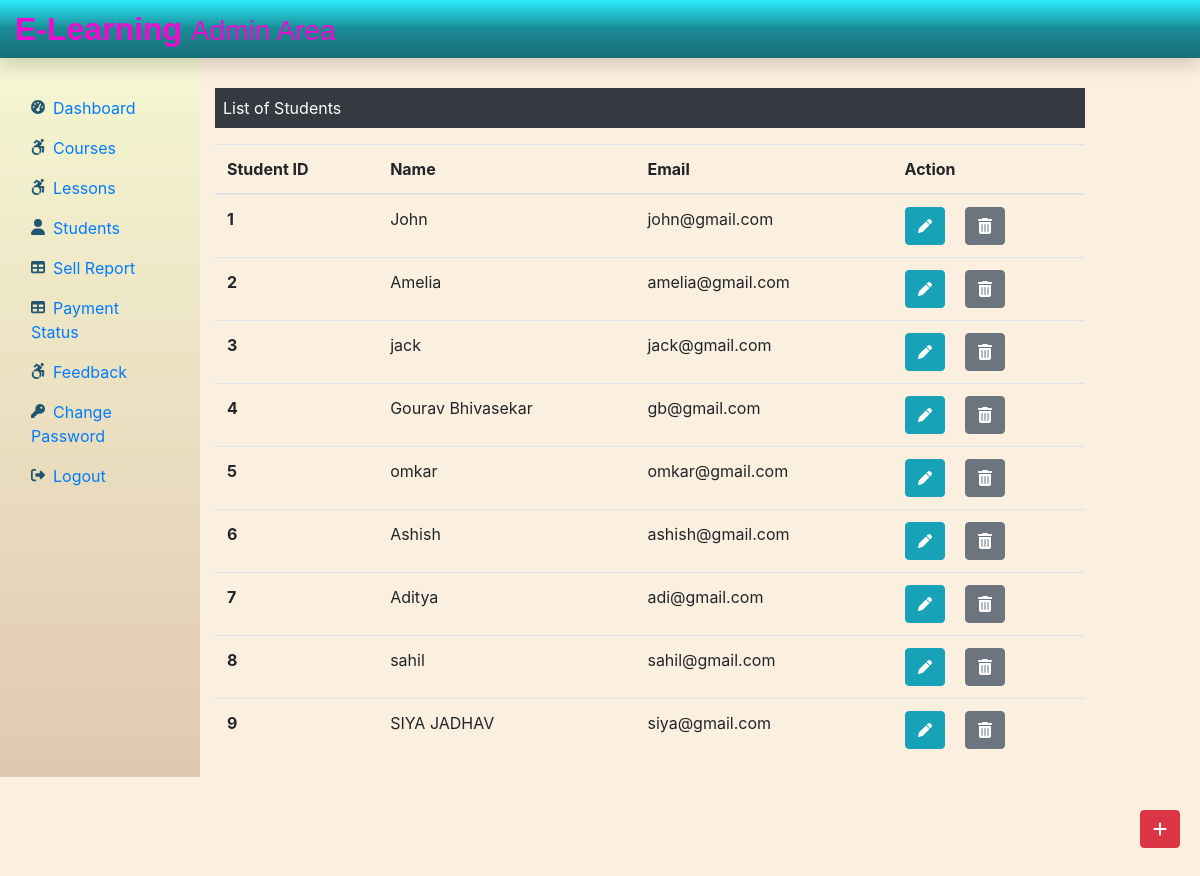
Page /Admin/students.php (signed in) on the committed database.
### tables this page shows
CREATE TABLE `student` (
  `stu_id` int(10) NOT NULL,
  `stu_name` varchar(255) NOT NULL,
  `stu_email` varchar(255) NOT NULL,
  `stu_pass` varchar(255) NOT NULL,
  `stu_occ` varchar(255) NOT NULL,
  `stu_img` text NOT NULL
);

### Admin/students.php (the view, shortened to what this page needs)
<?php
include('./admininclude/header.php');
include('../dbConnection.php');
?>
<div class="col-sm-9 mt-5">
    <p class="bg-dark text-white p-2">List of Students</p>
    <?php
    $sql = "SELECT * FROM student";
    $result = $conn->query($sql);
    if ($result->num_rows > 0) {
    ?>
        <table class="table">
            <thead>
                <tr>
                    <th scope="col">Student ID</th>
                    <th scope="col">Name</th>
                    <th scope="col">Email</th>
                    <th scope="col">Action</th>
                </tr>
            </thead>
            <tbody>
                <?php
                while ($row = $result->fetch_assoc()) {
                    echo '<tr>';
                    echo '<th scope="row">' . $row['stu_id'] . '</th>';
                    echo '<td>' . $row['stu_name'] . '</td>';
                    echo '<td>' . $row['stu_email'] . '</td>';
                    echo '<td>';
                    echo '
                        <form action="editStudent.php" method="POST" class="d-inline">
                        <input type="hidden" name="id" value=' . $row["stu_id"] . '>
                        <button type="submit" class="btn btn-info mr-3" name="view" value="View">
                            <img class="iconsize" src="../icons/pen.svg" style="margin-top: -4px;">
                        </button>
                        </form>
                        <form action="" method="POST" class="d-inline">
                        <input type="hidden" name="id" value=' . $row["stu_id"] . '>
                        <button type="submit" class="btn btn-secondary" name="delete" value="Delete">
                            <img class="iconsize" src="../icons/trash.svg" style="margin-top: -4px;">
                        </button>
                        </form>
                        </td>
                        </tr>';
                } ?>
            </tbody>
        </table>
    <?php } else {
        echo "0 Result";
    }
    ?>
</div>
</div>
<div>
    <a href="./addNewStudent.php" class="btn btn-danger box"><img class="iconsize" src="../icons/plus.svg" style="margin-top: -4px;"></a>
</div>
</div>
<?php
include('./admininclude/footer.php')
?>

### css/adminstyle.css (style rules this page uses)
body { background-color: rgba(250, 235, 215, 0.8); }
.box { position: fixed; bottom: 10px; right: 20px; margin-bottom: 30px; }
.iconsize { width: 14px; }

### rows in the picture
student: stu_id "1", stu_name "John", stu_email "john@gmail.com"
student: stu_id "2", stu_name "Amelia", stu_email "amelia@gmail.com"
student: stu_id "3", stu_name "jack", stu_email "jack@gmail.com"
student: stu_id "4", stu_name "Gourav Bhivasekar", stu_email "gb@gmail.com"
student: stu_id "5", stu_name "omkar", stu_email "omkar@gmail.com"
student: stu_id "6", stu_name "Ashish", stu_email "ashish@gmail.com"
student: stu_id "7", stu_name "Aditya", stu_email "adi@gmail.com"
student: stu_id "8", stu_name "sahil", stu_email "sahil@gmail.com"
student: stu_id "9", stu_name "SIYA JADHAV", stu_email "siya@gmail.com"
